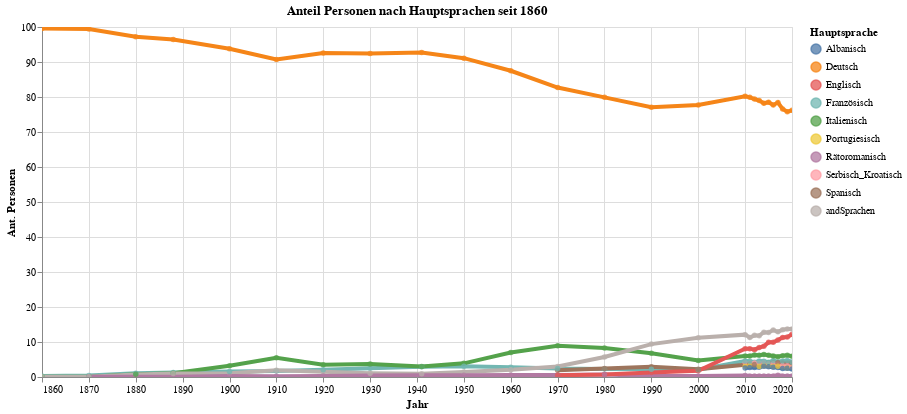

Notebook source saved alongside this figure:
### Code cell
myTitle="Anteil Personen nach Hauptsprachen seit 1860"

highlight = alt.selection(type='single', on='mouseover',
                          fields=['Sprache'], nearest=True)
#x='date:StichtagDatJahr',
base = alt.Chart(myAgg.reset_index().query('mean_AntBev>0'), title=myTitle).encode(
    x=alt.X('Jahr', axis=alt.Axis(title='Jahr'))# , axis=alt.Axis(format='%', title='percentage')
    , y=alt.X('mean_AntBev', axis=alt.Axis(title='Ant. Personen'))
    , color=alt.Color('Sprache', legend=alt.Legend(title="Hauptsprache", orient="right"))  
    ,tooltip=['Jahr_str', 'Sprache','sum_AnzBev','mean_AntBev']    
)
points = base.mark_circle().encode(
    opacity=alt.value(0.75)
).add_selection(
    highlight
).properties(
    width=750 , height=350
)
lines = base.mark_line().encode(
    size=alt.condition(~highlight, alt.value(0.5), alt.value(4))
).interactive()

lines + points

### Figure 1 — Vega-Lite specification as saved in the notebook (floating-point values rounded to 4 significant figures; data arrays with more than 128 entries replaced by an {"elided": "..."} marker saying what was removed)
{"config": {"view": {"continuousWidth": 400, "continuousHeight": 300}}, "layer": [{"mark": "line", "encoding": {"color": {"type": "nominal", "field": "Sprache", "legend": {"orient": "right", "title": "Hauptsprache"}}, "size": {"condition": {"value": 0.5, "selection": {"not": "selector013"}}, "value": 4}, "tooltip": [{"type": "nominal", "field": "Jahr_str"}, {"type": "nominal", "field": "Sprache"}, {"type": "quantitative", "field": "sum_AnzBev"}, {"type": "quantitative", "field": "mean_AntBev"}], "x": {"type": "temporal", "axis": {"title": "Jahr"}, "field": "Jahr"}, "y": {"type": "quantitative", "axis": {"title": "Ant. Personen"}, "field": "mean_AntBev"}}, "selection": {"selector014": {"type": "interval", "bind": "scales", "encodings": ["x", "y"]}}, "title": "Anteil Personen nach Hauptsprachen seit 1860"}, {"mark": "circle", "encoding": {"color": {"type": "nominal", "field": "Sprache", "legend": {"orient": "right", "title": "Hauptsprache"}}, "opacity": {"value": 0.75}, "tooltip": [{"type": "nominal", "field": "Jahr_str"}, {"type": "nominal", "field": "Sprache"}, {"type": "quantitative", "field": "sum_AnzBev"}, {"type": "quantitative", "field": "mean_AntBev"}], "x": {"type": "temporal", "axis": {"title": "Jahr"}, "field": "Jahr"}, "y": {"type": "quantitative", "axis": {"title": "Ant. Personen"}, "field": "mean_AntBev"}}, "height": 350, "selection": {"selector013": {"type": "single", "on": "mouseover", "fields": ["Sprache"], "nearest": true}}, "title": "Anteil Personen nach Hauptsprachen seit 1860", "width": 750}], "data": {"name": "data-67bbc35c6b2a732f3a843a14f24bf045"}, "$schema": "https://vega.github.io/schema/vega-lite/v4.8.1.json", "datasets": {"data-67bbc35c6b2a732f3a843a14f24bf045": {"elided": "192 records"}}}
